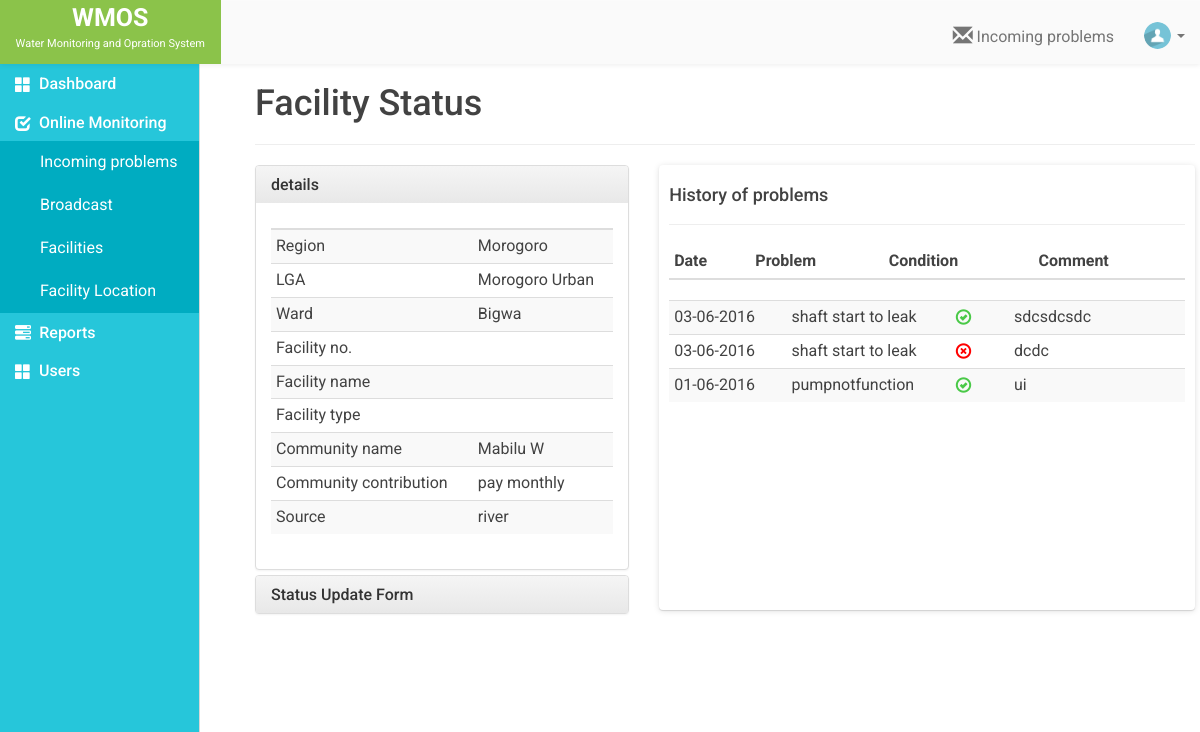
The app's page /edit_facility_status.php, older data.
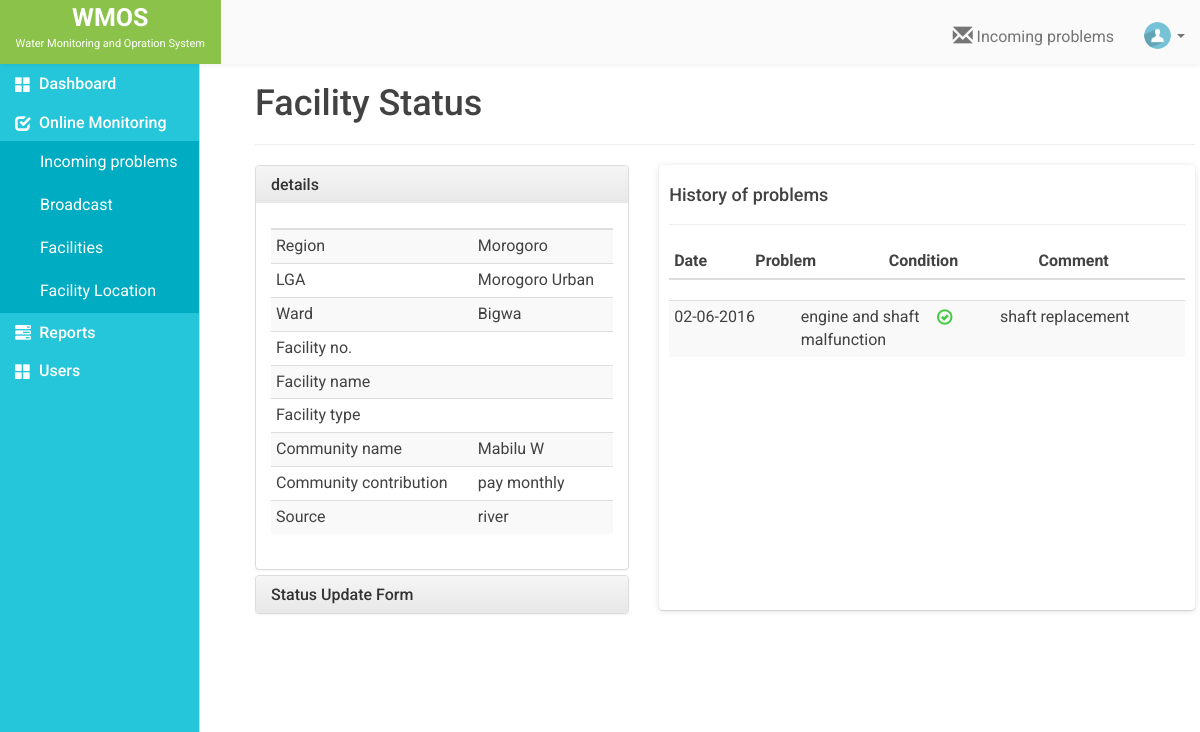
The same page, newer data.
### tables this page shows
CREATE TABLE `faci_status` (
  `id` int(11) NOT NULL,
  `faci_num` varchar(255) DEFAULT NULL,
  `problem_id` varchar(255) NOT NULL,
  `faci_con` varchar(255) DEFAULT NULL,
  `comment` varchar(255) DEFAULT NULL,
  `date_of_update` varchar(255) DEFAULT NULL
);

### edit_facility_status.php (the view, shortened to what the changed rows need)
<?php
  include 'database.php';
  $id = $_GET['id'];
  $sql = "SELECT * FROM faci WHERE faci_num ='$id'";
  $result = mysqli_query($conn,$sql) or die(mysqli_error());
  while ($row = mysqli_fetch_assoc($result)) {
    $data= array(
      'region'       => $row['region'],
      'lga'          => $row['lga'],
      'ward'         => $row['ward'],
      'faci_num'     => $row['faci_num'],
      'faci_name'    => $row['faci_name'],
      'faci_type'    => $row['faci_type'],
      'com_name'     => $row['com_name'],
      'com_contrib'  => $row['com_contrib'],
      'source'       => $row['source']
    );
  }
  function getProb($p_id,$conn){
    $prob_sql = "SELECT problems FROM faci_problems WHERE id = '$p_id'";
    $prob_result = mysqli_query($conn,$prob_sql)or die(mysqli_error());
    while ($prob_row = mysqli_fetch_assoc($prob_result)) {
      return $f_prob = $prob_row['problems'];
    }
  }
  $f_status_sql = "SELECT * FROM faci_status WHERE faci_num ='$id' ORDER BY id DESC";
  $f_status_result = mysqli_query($conn,$f_status_sql) or die(mysqli_error());
  $num_rows = mysqli_num_rows($f_status_result);
  if ($num_rows > 0) {
   while ($f_status_row = mysqli_fetch_assoc($f_status_result)) {
      $f_status_data[] = array(
            'faci_num'            => $f_status_row['faci_num'] ,
            'date_of_update'  => $f_status_row['date_of_update'] ,
            'faci_con'           => $f_status_row['faci_con'] ,
            'comment'         => $f_status_row['comment'] ,
            'id'              => $f_status_row['id'] ,
            'problem'      => getProb($f_status_row['problem_id'],$conn) ,
      );
    }
  }else{
    $f_status_data = FALSE;
  }
  ?>
<!DOCTYPE html>
<html>
<head>
 <?php include "includes/_csslinks.php"; ?>
  <body>
	<div class= "container-fluid">
		<div class="row" id="page">
			<div class="col-md-10 content">
        <div class="container-fluid">
          <div class="row">
            <div class="col-md-12">
              <h1 class=""><?php echo $data['faci_name'] ?> Facility Status</h1><hr/>
            </div>
          </div>
          <div class="row">
            <div class="col-md-5">
              <div class="panel-group" id="accordion" role="tablist" aria-multiselectable="true">
                <div class="panel panel-default">
                  <div id="faci_detail" class="panel-collapse collapse in" role="tabpanel" aria-labelledby="faci_detail_heading">
                    <div class="panel-body">
                      <div class="table-responsive">
                       <table class="table-condensed table table-striped">
                        <thead>
                          <th></th>
                          <th></th>
                        </thead>
                      </table>
                    </div>
                    </div>
                  </div>
                </div>
              </div>
            </div>
            <div class="col-md-7">
              <div class="white-data-table">
                <div class="table-responsive">
                <table  class="table table-condensed table-striped">
                   <thead>
                      <th>Date</th>
                      <th>Problem</th>
                      <th>Condition</th>
                      <th>Comment</th>
                    </thead>
                </table>
                </div>
                <div class="history-problem-table">
                <div class="table-responsive">
                  <table class="table table-condensed table-striped">
                    <tbody>
                    <?php if ($f_status_data):
                          foreach ($f_status_data as $key => $f_status): ?>
                          <tr>
                          <td class="col-md-2"><?php echo date('d-m-Y',$f_status['date_of_update'])  ?></td>
                          <td class="col-md-2"><?php echo $f_status['problem']  ?></td>
                          <td class="col-md-1"><?php  echo $f_status['faci_con'] == 1 ? '<span class="glyphicon glyphicon-ok-circle"></span>': '<span class="glyphicon glyphicon-remove-circle"></span>'; ?></td>
                          <td class="col-md-3"><?php echo $f_status['comment']  ?></td>
                          </tr>
                    <?php endforeach;
                          endif; ?>
                    </tbody>
                  </table>
                </div>
                </div>
              </div>
            </div>
          </div>
        </div>
			</div>
		</div>
	</div>
<?php include "includes/_jslinks.php"; ?>
</body>
</html>

Row changes from the older to the newer data that the page shows:
no longer on this page (row edited): faci_status: date_of_update "03-06-2016", problem "shaft start to leak", faci_con "1" (drawn), comment "sdcsdcsdc"
no longer on this page (row edited): faci_status: date_of_update "03-06-2016", problem "shaft start to leak", faci_con "0" (drawn), comment "dcdc"
changed faci_status: date_of_update "01-06-2016" → "02-06-2016"; problem "pumpnotfunction" → "engine and shaft malfunction"; comment "ui" → "shaft replacement"
